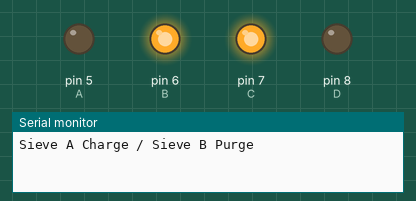
A sketch run on a simulated Arduino Uno, built with avr-gcc and run on an emulated ATmega328P. On the bench: output pins drawn as LEDs (lit = HIGH), the last lines printed to the serial monitor.

Above: at 2.1 s.
At 4.5 s:
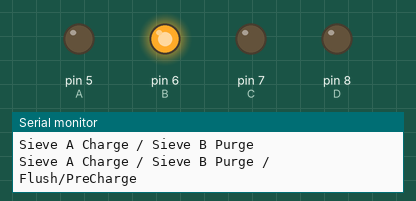
At 5.0 s:
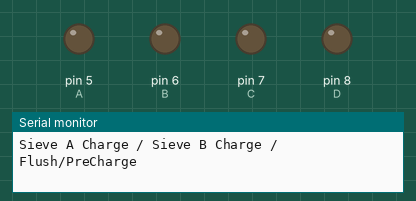
At 7.5 s:
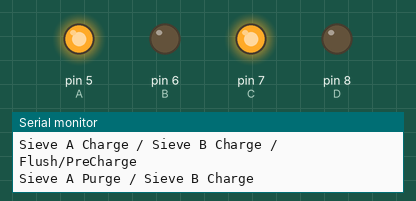
At 9.9 s:
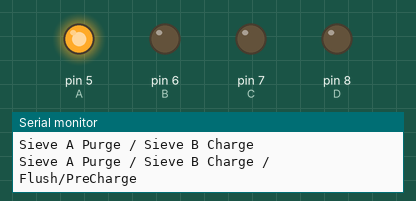
Timing chart, 0 to 14.0 s (numbered marks = the images above):
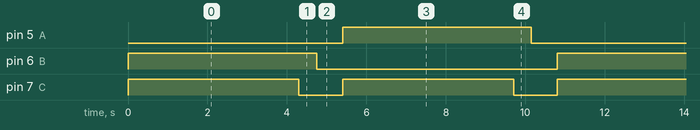

Measured:
- by itself, pin 5 (A), pin 6 (B): alternates HIGH for 4.8 s and LOW for 6.1 s
- by itself, pin 7 (C): alternates HIGH for 4.3 s and LOW for 1.1 s
- by itself, everything shown: repeats every 10.8 s, in 6 steps

The sketch:

OxiKit_Final_Arduino_Code_v2.ino
```cpp
// RELAY PIN ASSIGNMENT
//**************************************************************************
int A = 5;
int B = 6;
int C = 7;
int D = 8;
void setup()
{
  Serial.begin(9600);
  pinMode(A, OUTPUT);
  pinMode(B, OUTPUT);
  pinMode(C, OUTPUT);
  pinMode(D, OUTPUT);
  digitalWrite(D, LOW);
}
void loop()
{
  //CYCLE 1
  //**************************************************************************
  Serial.println("Sieve A Charge / Sieve B Purge");
  digitalWrite(A, LOW);
  digitalWrite(B, HIGH);
  digitalWrite(C, HIGH);
  delay(4300);


  //CYCLE 2
  //**************************************************************************
  Serial.println("Sieve A Charge / Sieve B Purge / Flush/PreCharge");
  digitalWrite(A, LOW);
  digitalWrite(B, HIGH);
  digitalWrite(C, LOW);
  delay(450) ;


  //CYCLE 3
  //**************************************************************************
  Serial.println("Sieve A Charge / Sieve B Charge / Flush/PreCharge");
  digitalWrite(A, LOW);
  digitalWrite(B, LOW);
  digitalWrite(C, LOW);
  delay(650);

  //CYCLE 4
  //**************************************************************************
  Serial.println("Sieve A Purge / Sieve B Charge");
  digitalWrite(A, HIGH);
  digitalWrite(B, LOW);
  digitalWrite(C, HIGH);
  delay(4300);

  //CYCLE 5
  //**************************************************************************
  Serial.println("Sieve A Purge / Sieve B Charge / Flush/PreCharge");
  digitalWrite(A, HIGH);
  digitalWrite(B, LOW);
  digitalWrite(C, LOW);
  delay(450);


  //CYCLE 6
  //**************************************************************************
  Serial.println("Sieve A Charge / Sieve B Charge / Flush/PreCharge");
  digitalWrite(A, LOW);
  digitalWrite(B, LOW);
  digitalWrite(C, LOW);
  delay(650) ;

}
```
